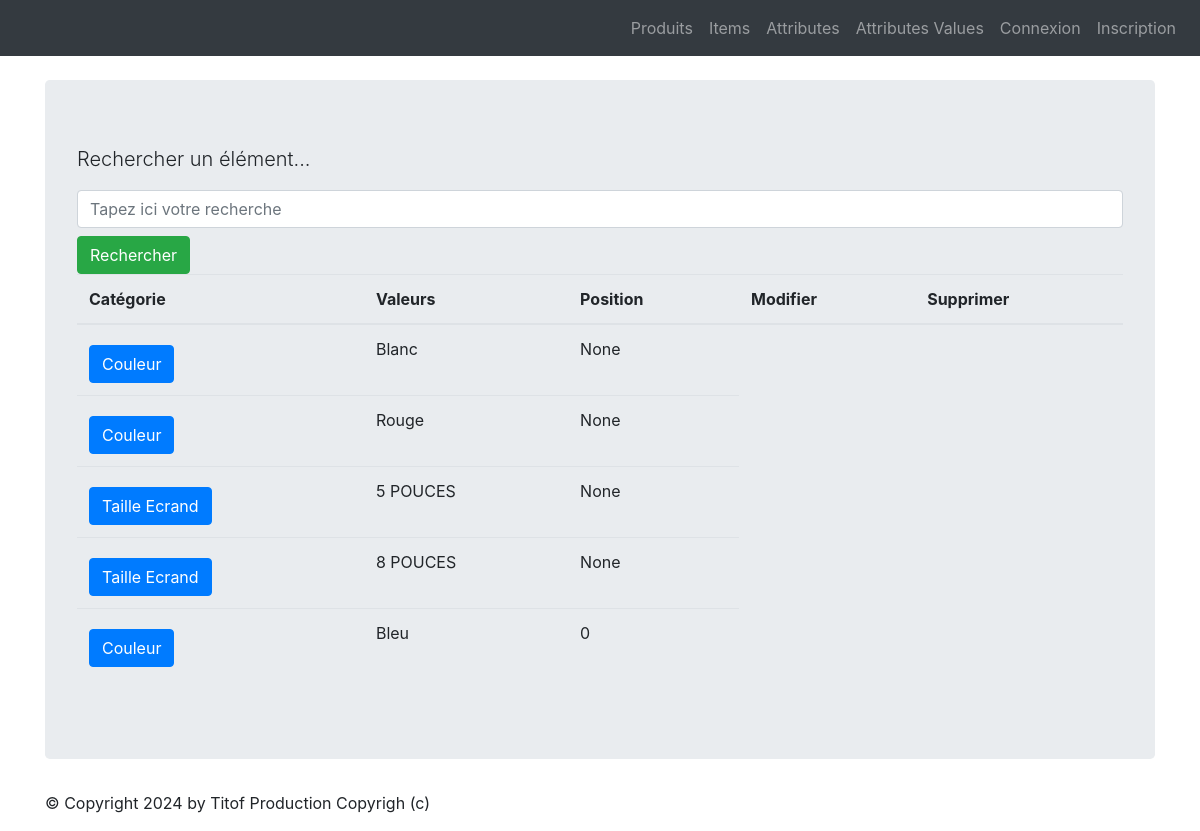
The page /monapp/attributValue/list on the database as committed earlier.
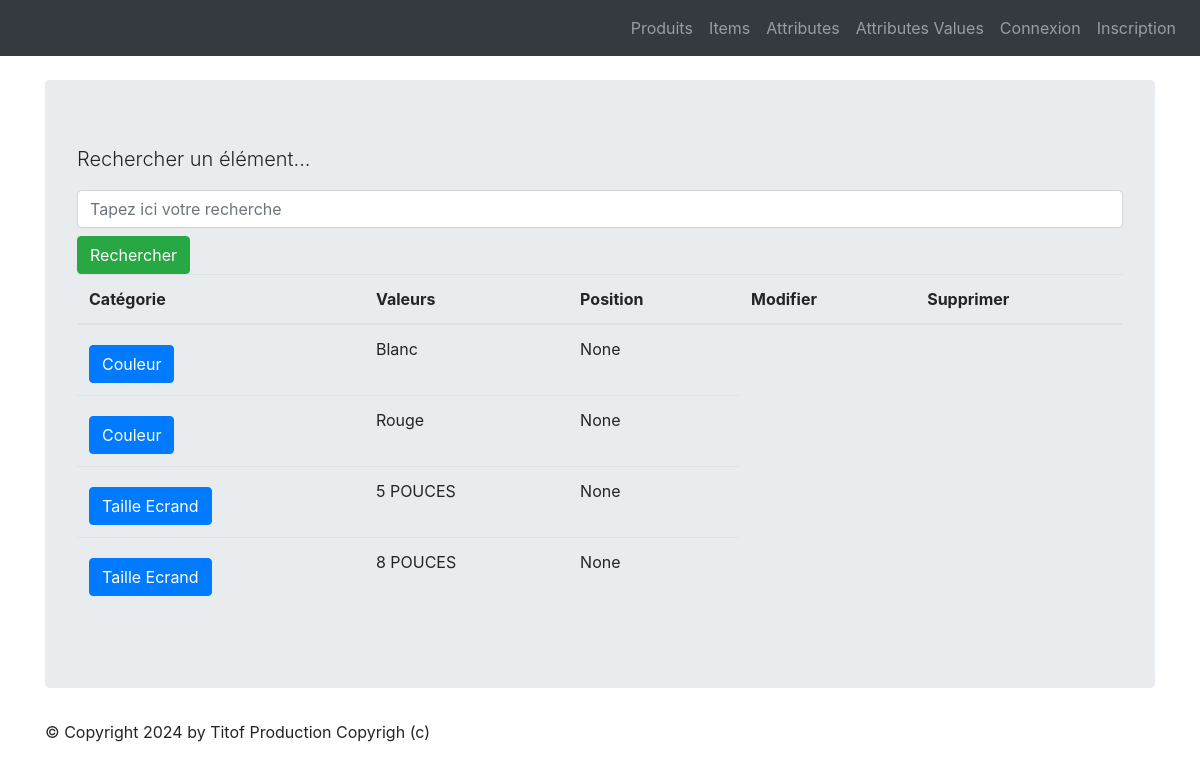
The same page on the database as committed later.
### monapp/models.py (models this page shows, shortened)
class ProductAttributeValue(models.Model):
    class Meta:
        verbose_name = "Valeur attribut"
        ordering = ['position']
    value              = models.CharField(max_length=100)
    product_attribute  = models.ForeignKey('ProductAttribute', verbose_name="Unité", on_delete=models.CASCADE)
    position           = models.PositiveSmallIntegerField("Position", null=True, blank=True)

class ProductAttribute(models.Model):
    class Meta:
        verbose_name = "Attribut"
    name =  models.CharField(max_length=100)
    def __str__(self):
        return self.name

### monapp/views.py (the view)
# urls.py: path("attributValue/list",views.ProductAttributeValueListView.as_view(), name="attributeValue-list"),
class ProductAttributeValueListView(ListView):
    model = ProductAttributeValue
    template_name = "monapp/list_attributesValue.html"
    context_object_name = "productAttributeValue"
    def get_queryset(self):
        query = self.request.GET.get('search')
        if query:
            return ProductAttributeValue.objects.filter(product_attribute__name__icontains=query)
        return ProductAttributeValue.objects.all()
    def get_context_data(self, **kwargs):
        context = super(ProductAttributeValueListView, self).get_context_data(**kwargs)
        context['titremenu'] = "Liste des valeurs d'attributs"
        return context

### monapp/templates/monapp/list_attributesValue.html (shortened to what this page needs)
{% extends 'monapp/base.html' %}
{% block contenu %}
<p class="lead mb-3 ml-0">Rechercher un élément...</p>
<form method="GET" action="">
    <input class="form-control" type="text" name="search" placeholder="Tapez ici votre recherche"
    value="{{ request.GET.search }}">
    <button type="submit" class="btn btn-success mt-2">Rechercher</button>
</form>
<table class="table">
<thead>
<th>Catégorie</th>
<th>Valeurs</th>
<th>Position</th>
<th>Modifier</th>
<th>Supprimer</th>
</thead>
<tbody>
{% for attribute in productAttributeValue %}
<tr>
<td><a href="{% url 'attributeValue-detail' attribute.id %}" class="btn btn-primary mt-2">{{ attribute.product_attribute}}</a></td>
<td>{{ attribute.value }}</td>
<td>{{ attribute.position }}</td>
</tr>
{% endfor %}
</tbody>
</table>
{% endblock %}

### monapp/templates/monapp/base.html (shortened to what this page needs)
<!doctype html>
{% load static %}
<html lang="fr">
    <head>
        {% block styles %}
        <link rel="stylesheet" href="{% static 'styles.css' %}" />
        <link rel="stylesheet" href="{% static 'node_modules/bootstrap/dist/css/bootstrap.min.css' %}">
        {% endblock %}
    </head>
    <body>
        {% block nav %}
        <nav class="navbar navbar-expand-md navbar-dark bg-dark mb-4">
            <div class="collapse navbar-collapse" id="navbarNav">
                <ul class="navbar-nav ml-auto">
                    <li class="nav-item"><a class="nav-link" href="{% url 'product-list' %}">Produits</a></li>
                    <li><a class="nav-link" href="{% url 'items-list' %}">Items</a></li>
                    <li><a class="nav-link" href="{% url 'attributes-list' %}">Attributes</a></li>
                    <li><a class="nav-link" href="{% url 'attributeValue-list' %}">Attributes Values</a></li>
                    {% if user.is_authenticated %}
                    <li class="nav-item">
                    <a class="nav-link" href="{% url 'logout' %}">Déconnexion</a>
                    </li>
                    <li class="nav-item">
                    <a class="nav-link" href="{% url 'product-add' %}">Créer un nouveau produit</a>
                    </li>
                    <li class="nav-item">
                    <a class="nav-link" href="{% url 'item-add' %}">Créer un nouveau item</a>
                    </li>
                    <li class="nav-item"></li>
                    <a class="nav-link" href="{% url 'attribute-add' %}">Créer un nouveau attribut</a>
                    </li>
                    {%else%}
                    <li class="nav-item">
                    <a class="nav-link" href="{% url 'login' %}">Connexion</a>
                    </li>
                    <li class="nav-item">
                    <a class="nav-link" href="{% url 'register' %}">Inscription</a>
                    </li>
                    {%endif%}
                </ul>
            </div>
        </nav>
        {% endblock %}
        <main role="main" class="container top-pushed">
        <div class="jumbotron">
            {% block contenu %}
            {% endblock %}
        </div>
        </main>
        <footer class="footer">
            <div class="container">
                <p>&copy; Copyright {% now "Y" %} by Titof Production Copyrigh (c)</p>
            </div>
        </footer>
    </body>
</html>

Rows that differ between the two databases and show on the page:
removed ProductAttributeValue: product_attribute "Couleur", value "Bleu", position "0"
